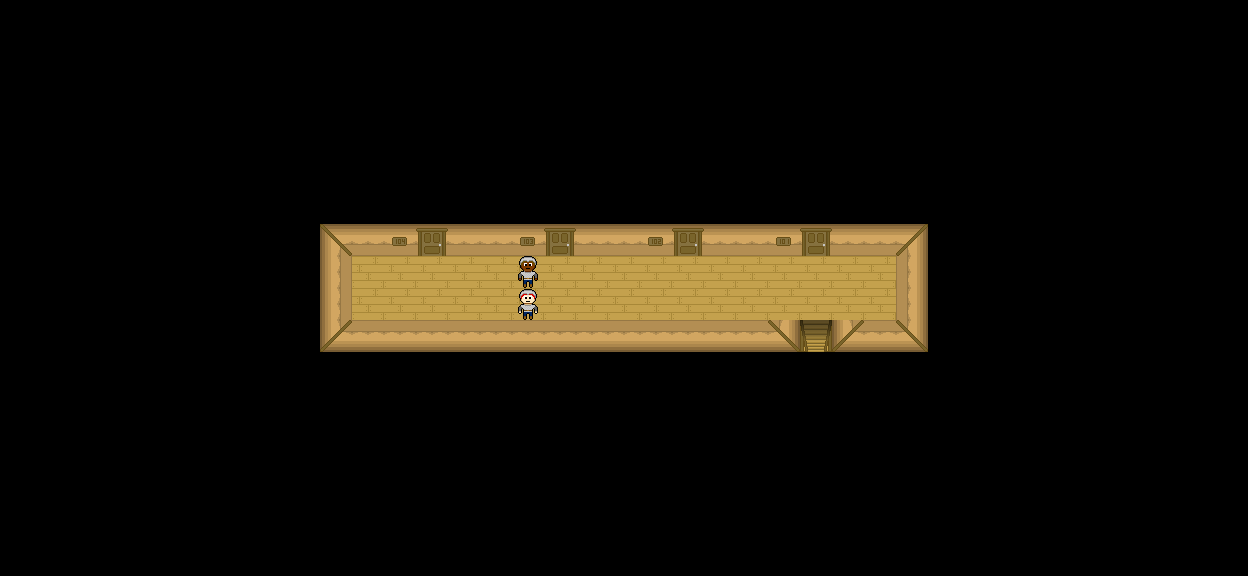

This is a level from a 2D game, rendered from its Tiled map with the project's own tilesets. A one-line summary and the map file follow, with tile-layer data summarised:
An orthogonal 39x18 tile map with 32x32 px tiles, 4 tile layers (ground, detail 1, detail 2, detail 3), 1 hidden layer not drawn, 4 tilesets and 9 objects (3x locked_inn, character, knight, 101, 102, ...).

<map version="1.0" tiledversion="1.1.2" orientation="orthogonal" renderorder="right-down" width="39" height="18" tilewidth="32" tileheight="32" infinite="0" nextobjectid="10">
 <tileset firstgid="1" source="tileset_inn_v01.tsx" />
 <tileset firstgid="37" source="tileset_dusty_v02.tsx" />
 <tileset firstgid="77" source="tileset_mining_v01.tsx" />
 <tileset firstgid="92" source="tileset_town_v01.tsx" />
 <layer name="ground" width="39" height="18">
  <data>[702 cells, 702 non-empty, 10 distinct tile ids]</data>
 </layer>
 <objectgroup name="character" visible="0">
  <object id="9" name="character" x="415.99" y="256.684">
   <point />
  </object>
 </objectgroup>
 <layer name="detail 1" width="39" height="18">
  <data>[702 cells, 11 non-empty, 8 distinct tile ids]</data>
 </layer>
 <layer name="detail 2" width="39" height="18">
  <data>[702 cells, 1 non-empty, 1 distinct tile ids]</data>
 </layer>
 <layer name="detail 3" width="39" height="18">
  <data>[702 cells, 1 non-empty, 1 distinct tile ids]</data>
 </layer>
 <layer name="walls" width="39" height="18" visible="0">
  <properties>
   <property name="collidable" type="bool" value="true" />
  </properties>
  <data>[702 cells, 44 non-empty, 1 distinct tile ids]</data>
 </layer>
 <objectgroup name="enemy" visible="0">
  <object id="8" name="knight" x="480" y="272">
   <point />
  </object>
 </objectgroup>
 <objectgroup name="objects" visible="0">
  <object id="1" name="101" x="773.147" y="229.359" width="21.7774" height="23.4526" />
  <object id="2" name="102" x="642.483" y="228.522" width="25.1277" height="22.615" />
  <object id="3" name="103" x="515.169" y="229.359" width="24.2901" height="22.615" />
  <object id="4" name="104" x="385.343" y="229.359" width="27.6405" height="23.4526" />
  <object id="5" name="locked_inn" x="803.301" y="229.359" width="23.4526" height="23.4526" />
  <object id="6" name="locked_inn" x="676.825" y="229.359" width="23.4526" height="23.4526" />
  <object id="7" name="locked_inn" x="547.835" y="229.359" width="23.4526" height="23.4526" />
 </objectgroup>
</map>
